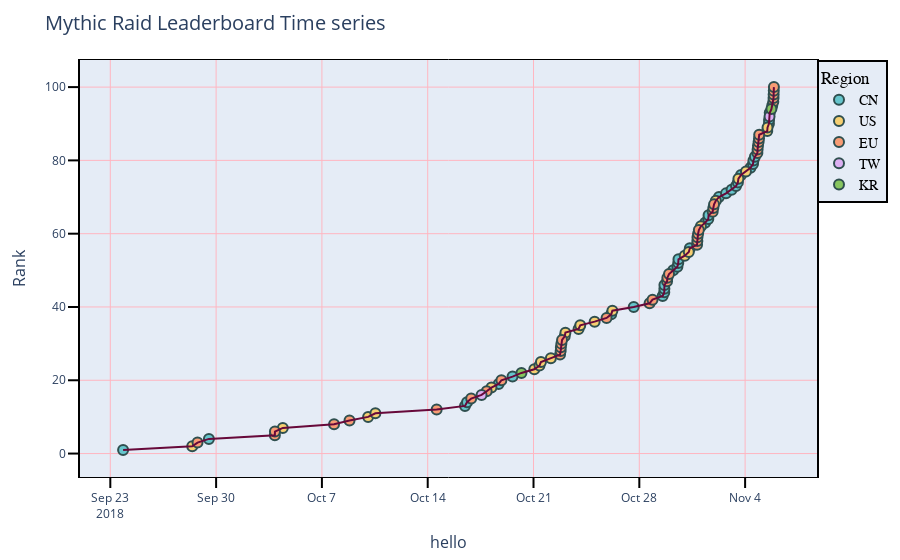

Notebook cell for this chart:
### Markdown cell above
## Objective
* Deploy a dashboard of the mythic raid leaderboard

## Background Information
* World of Warcraft (WoW) is a massively multiplayer online role-playing game (MMORPG), which set records for the most subscribers in a video game. There are many gameplay aspects in WoW, but for this analysis we'll focus on the mythic raid leaderboard. Players team up in coordinating various strategies to take down bosses in a dungeon and are ranked accordingly. The leaderboard is split for the two factions playable in WoW: Alliance and Horde. 

## Dataset
* The dataset was pulled real-time by using the Blizzard API. The dataframes are split for each raid and faction selected.

## Process:
* Dashboard deploying utilizing various python packages (Dash, Numpy, Matplotlib, Pandas, and Plotly).


## Table of Contents:
* Part I: Dashboard
    * Produced wit h plotly-dash and deployed by heroku.

### Code cell
from dash.dependencies import Input, Output
from pandas.io.json import json_normalize
from wowapi import WowApi

import base64
import dash
import dash_core_components as dcc
import dash_html_components as html
import dash_table
import numpy as np
import pandas as pd
import plotly.express as px
import plotly.graph_objects as go



def get_Data(client_ID, secret_key, raid, faction):
    """Function to use a given api client ID and secret key, which returns separate dataframes depending on certain features"""
    
    # API Key
    api = WowApi(client_ID, secret_key)
    
    # Get Raid Data
    mythic_raid_leaderboard = api.get_mythic_raid_leaderboard('us', 'dynamic-us', raid, faction)
    mythic_raid_leaderboard_json = mythic_raid_leaderboard['entries']
    
    # Convert to CSV
    df = json_normalize(mythic_raid_leaderboard_json)
    
    # Data Preprocessing
    ## Obtain the date from epoch
    df['Date'] =  pd.to_datetime(df['timestamp'], unit = 'ms')

    ## Drop Columns
    drop_cols = ['guild.name','region',  'guild.realm.name.en_US',  'faction.type' , 'Date', 'rank']
    df = df[drop_cols]

    ## Rename Columns
    rename_Columns = {'guild.name': 'Guild', 'region': 'Region',
                      'guild.realm.name.en_US': 'Realm', 'faction.type': 'Faction',
                      'rank': 'Rank'}
    df.rename(columns = rename_Columns, inplace = True)

    ## Changing values in columns
    df['Region'] = df['Region'].map({'us': 'US', 'eu': 'EU', 'cn': 'CN', 'kr': 'KR', 'tw': 'TW'})
    
    return df




def timeseries(df, x, y, code, title, xaxis):
    "Function to create a time series plot."
    ts = px.line(df, x, y, 
                 color = code,
                 color_discrete_sequence =  px.colors.qualitative.Pastel)
    
    ts.update_xaxes(showline = True, linewidth = 1, linecolor = 'black', 
                          mirror = True, gridcolor = 'LightPink', automargin = True, 
                          zeroline = True, zerolinewidth = 2, zerolinecolor = 'LightPink', 
                          ticks = "outside", tickwidth = 2, tickcolor = 'black', ticklen = 10,
                          title = xaxis, title_font  =  dict(size  =  16)) 
    ts.update_yaxes(showline = True, linewidth = 2, linecolor = 'black', 
                          mirror = True, gridcolor = 'LightPink',
                          zeroline = True, zerolinewidth = 1, zerolinecolor = 'LightPink', 
                          ticks = "outside", tickwidth = 2, tickcolor = 'black', ticklen = 10,
                          title = 'Rank', title_font  =  dict(size  =  16))
    
    ts.update_traces(marker = dict(size = 10,
                                   line = dict(width = 2,
                                             color = 'DarkSlateGrey')), mode = 'markers')

    ts.add_trace(
        go.Scatter(
            x = x ,
            y = y,
            mode = "lines",
            line = go.scatter.Line(color = '#67093A'),
            showlegend = False)
)
    
    
    ts.update_layout(
        title = title,
        title_font  =  dict(size  =  20),
        legend = dict(
            x = 1,
            y = 1,
            traceorder = "normal",
            font = dict(
                family = "sans-serif",
                size = 14,
                color = "black"
            ),
            bgcolor = "#e5ecf6",
            bordercolor = "Black",
            borderwidth = 2
        )
    )
    return ts


uldir_alliance = get_Data(client_ID = 'c21b7526b481437199fe2f412b267412', secret_key = 'nOiBABqC2wJF71GcWZmcShXea1tSBT4a',
raid = 'uldir', faction = 'alliance')

data = uldir_alliance

figure = timeseries(df = data, x = data['Date'],
           y = data['Rank'], code = data['Region'],
           title = 'Mythic Raid Leaderboard Time series', xaxis = 'hello')

figure.show()

### Figure 1 — Plotly figure (JSON) as saved in the notebook; plotly's stock layout.template omitted (floating-point values rounded to 4 significant figures)
{"data": [{"hoverlabel": {"namelength": 0}, "hovertemplate": "Region=CN<br>Date=%{x}<br>Rank=%{y}", "legendgroup": "CN", "line": {"color": "rgb(102, 197, 204)", "dash": "solid"}, "marker": {"line": {"color": "DarkSlateGrey", "width": 2}, "size": 10}, "mode": "markers", "name": "CN", "showlegend": true, "type": "scatter", "x": ["2018-09-23T20:18:37", "2018-09-29T12:33:47", "2018-10-16T11:11:46", "2018-10-16T14:24:55", "2018-10-18T16:36:42", "2018-10-19T14:42:47", "2018-10-26T03:23:12", "2018-10-27T15:07:40", "2018-10-29T13:04:56", "2018-10-29T15:39:05", "2018-10-29T15:49:35", "2018-10-29T15:53:21", "2018-10-30T05:50:30", "2018-10-30T12:30:24", "2018-10-30T13:50:03", "2018-10-30T14:10:49", "2018-10-31T08:12:00", "2018-11-01T08:29:53", "2018-11-01T13:32:22", "2018-11-01T13:57:14", "2018-11-02T06:32:21", "2018-11-02T17:40:09", "2018-11-03T02:32:49", "2018-11-03T09:35:56", "2018-11-03T12:31:48", "2018-11-03T17:32:09", "2018-11-04T08:31:42", "2018-11-04T12:32:30", "2018-11-04T13:16:16", "2018-11-04T15:35:01", "2018-11-05T13:49:17", "2018-11-05T14:00:22", "2018-11-05T15:07:03"], "xaxis": "x", "y": [1, 4, 13, 14, 19, 21, 38, 40, 43, 44, 45, 46, 50, 51, 52, 53, 56, 63, 64, 65, 70, 71, 72, 73, 74, 76, 78, 79, 80, 81, 90, 91, 93], "yaxis": "y"}, {"hoverlabel": {"namelength": 0}, "hovertemplate": "Region=US<br>Date=%{x}<br>Rank=%{y}", "legendgroup": "US", "line": {"color": "rgb(246, 207, 113)", "dash": "solid"}, "marker": {"line": {"color": "DarkSlateGrey", "width": 2}, "size": 10}, "mode": "markers", "name": "US", "showlegend": true, "type": "scatter", "x": ["2018-09-28T10:05:32", "2018-10-04T09:54:02", "2018-10-10T01:20:33", "2018-10-10T12:55:03", "2018-10-18T05:12:48", "2018-10-21T01:16:17", "2018-10-21T09:28:51", "2018-10-21T11:49:22", "2018-10-22T03:33:35", "2018-10-23T01:34:35", "2018-10-23T02:40:30", "2018-10-23T23:35:29", "2018-10-24T02:13:11", "2018-10-25T01:04:46", "2018-10-26T05:14:31", "2018-10-31T00:05:35", "2018-10-31T06:35:40", "2018-11-01T01:47:48", "2018-11-02T01:33:01", "2018-11-03T13:21:58", "2018-11-04T01:20:33", "2018-11-05T11:08:46", "2018-11-05T11:36:08"], "xaxis": "x", "y": [2, 7, 10, 11, 18, 23, 24, 25, 26, 32, 33, 34, 35, 36, 39, 54, 55, 62, 69, 75, 77, 88, 89], "yaxis": "y"}, {"hoverlabel": {"namelength": 0}, "hovertemplate": "Region=EU<br>Date=%{x}<br>Rank=%{y}", "legendgroup": "EU", "line": {"color": "rgb(248, 156, 116)", "dash": "solid"}, "marker": {"line": {"color": "DarkSlateGrey", "width": 2}, "size": 10}, "mode": "markers", "name": "EU", "showlegend": true, "type": "scatter", "x": ["2018-09-28T18:29:55", "2018-10-03T21:17:58", "2018-10-03T21:23:44", "2018-10-07T19:16:27", "2018-10-08T19:49:16", "2018-10-14T14:13:22", "2018-10-16T21:03:09", "2018-10-17T21:37:34", "2018-10-18T21:02:18", "2018-10-22T18:08:21", "2018-10-22T19:05:38", "2018-10-22T19:27:03", "2018-10-22T20:13:53", "2018-10-22T21:20:37", "2018-10-25T20:02:31", "2018-10-28T16:19:19", "2018-10-28T20:58:59", "2018-10-29T20:05:27", "2018-10-29T20:34:45", "2018-10-29T23:12:00", "2018-10-31T19:42:32", "2018-10-31T20:10:14", "2018-10-31T20:21:00", "2018-10-31T21:20:14", "2018-10-31T22:33:14", "2018-11-01T20:29:28", "2018-11-01T21:30:19", "2018-11-01T22:41:19", "2018-11-04T19:28:21", "2018-11-04T19:50:49", "2018-11-04T20:27:55", "2018-11-04T21:24:11", "2018-11-04T22:05:17", "2018-11-04T22:22:58", "2018-11-05T19:05:54", "2018-11-05T20:45:49", "2018-11-05T21:09:53", "2018-11-05T21:18:20", "2018-11-05T21:31:21", "2018-11-05T21:43:26"], "xaxis": "x", "y": [3, 5, 6, 8, 9, 12, 15, 17, 20, 27, 28, 29, 30, 31, 37, 41, 42, 47, 48, 49, 57, 58, 59, 60, 61, 66, 67, 68, 82, 83, 84, 85, 86, 87, 95, 96, 97, 98, 99, 100], "yaxis": "y"}, {"hoverlabel": {"namelength": 0}, "hovertemplate": "Region=TW<br>Date=%{x}<br>Rank=%{y}", "legendgroup": "TW", "line": {"color": "rgb(220, 176, 242)", "dash": "solid"}, "marker": {"line": {"color": "DarkSlateGrey", "width": 2}, "size": 10}, "mode": "markers", "name": "TW", "showlegend": true, "type": "scatter", "x": ["2018-10-17T13:31:59", "2018-11-05T14:48:21"], "xaxis": "x", "y": [16, 92], "yaxis": "y"}, {"hoverlabel": {"namelength": 0}, "hovertemplate": "Region=KR<br>Date=%{x}<br>Rank=%{y}", "legendgroup": "KR", "line": {"color": "rgb(135, 197, 95)", "dash": "solid"}, "marker": {"line": {"color": "DarkSlateGrey", "width": 2}, "size": 10}, "mode": "markers", "name": "KR", "showlegend": true, "type": "scatter", "x": ["2018-10-20T04:49:04", "2018-11-05T17:44:54"], "xaxis": "x", "y": [22, 94], "yaxis": "y"}, {"line": {"color": "#67093A"}, "mode": "lines", "showlegend": false, "type": "scatter", "x": ["2018-09-23T20:18:37", "2018-09-28T10:05:32", "2018-09-28T18:29:55", "2018-09-29T12:33:47", "2018-10-03T21:17:58", "2018-10-03T21:23:44", "2018-10-04T09:54:02", "2018-10-07T19:16:27", "2018-10-08T19:49:16", "2018-10-10T01:20:33", "2018-10-10T12:55:03", "2018-10-14T14:13:22", "2018-10-16T11:11:46", "2018-10-16T14:24:55", "2018-10-16T21:03:09", "2018-10-17T13:31:59", "2018-10-17T21:37:34", "2018-10-18T05:12:48", "2018-10-18T16:36:42", "2018-10-18T21:02:18", "2018-10-19T14:42:47", "2018-10-20T04:49:04", "2018-10-21T01:16:17", "2018-10-21T09:28:51", "2018-10-21T11:49:22", "2018-10-22T03:33:35", "2018-10-22T18:08:21", "2018-10-22T19:05:38", "2018-10-22T19:27:03", "2018-10-22T20:13:53", "2018-10-22T21:20:37", "2018-10-23T01:34:35", "2018-10-23T02:40:30", "2018-10-23T23:35:29", "2018-10-24T02:13:11", "2018-10-25T01:04:46", "2018-10-25T20:02:31", "2018-10-26T03:23:12", "2018-10-26T05:14:31", "2018-10-27T15:07:40", "2018-10-28T16:19:19", "2018-10-28T20:58:59", "2018-10-29T13:04:56", "2018-10-29T15:39:05", "2018-10-29T15:49:35", "2018-10-29T15:53:21", "2018-10-29T20:05:27", "2018-10-29T20:34:45", "2018-10-29T23:12:00", "2018-10-30T05:50:30", "2018-10-30T12:30:24", "2018-10-30T13:50:03", "2018-10-30T14:10:49", "2018-10-31T00:05:35", "2018-10-31T06:35:40", "2018-10-31T08:12:00", "2018-10-31T19:42:32", "2018-10-31T20:10:14", "2018-10-31T20:21:00", "2018-10-31T21:20:14", "2018-10-31T22:33:14", "2018-11-01T01:47:48", "2018-11-01T08:29:53", "2018-11-01T13:32:22", "2018-11-01T13:57:14", "2018-11-01T20:29:28", "2018-11-01T21:30:19", "2018-11-01T22:41:19", "2018-11-02T01:33:01", "2018-11-02T06:32:21", "2018-11-02T17:40:09", "2018-11-03T02:32:49", "2018-11-03T09:35:56", "2018-11-03T12:31:48", "2018-11-03T13:21:58", "2018-11-03T17:32:09", "2018-11-04T01:20:33", "2018-11-04T08:31:42", "2018-11-04T12:32:30", "2018-11-04T13:16:16", "2018-11-04T15:35:01", "2018-11-04T19:28:21", "2018-11-04T19:50:49", "2018-11-04T20:27:55", "2018-11-04T21:24:11", "2018-11-04T22:05:17", "2018-11-04T22:22:58", "2018-11-05T11:08:46", "2018-11-05T11:36:08", "2018-11-05T13:49:17", "2018-11-05T14:00:22", "2018-11-05T14:48:21", "2018-11-05T15:07:03", "2018-11-05T17:44:54", "2018-11-05T19:05:54", "2018-11-05T20:45:49", "2018-11-05T21:09:53", "2018-11-05T21:18:20", "2018-11-05T21:31:21", "2018-11-05T21:43:26"], "y": [1, 2, 3, 4, 5, 6, 7, 8, 9, 10, 11, 12, 13, 14, 15, 16, 17, 18, 19, 20, 21, 22, 23, 24, 25, 26, 27, 28, 29, 30, 31, 32, 33, 34, 35, 36, 37, 38, 39, 40, 41, 42, 43, 44, 45, 46, 47, 48, 49, 50, 51, 52, 53, 54, 55, 56, 57, 58, 59, 60, 61, 62, 63, 64, 65, 66, 67, 68, 69, 70, 71, 72, 73, 74, 75, 76, 77, 78, 79, 80, 81, 82, 83, 84, 85, 86, 87, 88, 89, 90, 91, 92, 93, 94, 95, 96, 97, 98, 99, 100]}], "layout": {"legend": {"bgcolor": "#e5ecf6", "bordercolor": "Black", "borderwidth": 2, "font": {"color": "black", "family": "sans-serif", "size": 14}, "title": {"text": "Region"}, "tracegroupgap": 0, "traceorder": "normal", "x": 1, "y": 1}, "margin": {"t": 60}, "title": {"font": {"size": 20}, "text": "Mythic Raid Leaderboard Time series"}, "xaxis": {"anchor": "y", "automargin": true, "domain": [0, 1], "gridcolor": "LightPink", "linecolor": "black", "linewidth": 1, "mirror": true, "showline": true, "tickcolor": "black", "ticklen": 10, "ticks": "outside", "tickwidth": 2, "title": {"font": {"size": 16}, "text": "hello"}, "zeroline": true, "zerolinecolor": "LightPink", "zerolinewidth": 2}, "yaxis": {"anchor": "x", "domain": [0, 1], "gridcolor": "LightPink", "linecolor": "black", "linewidth": 2, "mirror": true, "showline": true, "tickcolor": "black", "ticklen": 10, "ticks": "outside", "tickwidth": 2, "title": {"font": {"size": 16}, "text": "Rank"}, "zeroline": true, "zerolinecolor": "LightPink", "zerolinewidth": 1}}}
